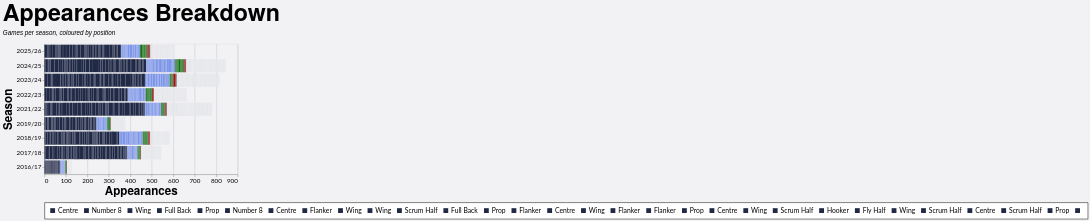

This figure's Vega-Lite source:
### Vega-Lite specification from a JSON file in a GitHub repository (floating-point values rounded to 4 significant figures; data arrays with more than 128 entries replaced by an {"elided": "..."} marker saying what was removed)
{"config": {"axis": {"labelFont": "Lato, sans-serif", "titleFont": "PT Sans Narrow, Helvetica Neue, Helvetica, Arial, sans-serif", "labelFontSize": 13, "titleFontSize": 24, "gridColor": "#202947", "gridOpacity": 0.2}, "header": {"labelFont": "PT Sans Narrow, Helvetica Neue, Helvetica, Arial, sans-serif", "titleFont": "PT Sans Narrow, Helvetica Neue, Helvetica, Arial, sans-serif", "labelFontSize": 24, "titleFontSize": 28, "labelFontWeight": "bold", "orient": "left"}, "legend": {"labelFont": "Lato, sans-serif", "titleFont": "PT Sans Narrow, Helvetica Neue, Helvetica, Arial, sans-serif", "labelFontSize": 14, "titleFontSize": 16, "titlePadding": 5, "fillColor": "white", "strokeColor": "black", "padding": 10, "titleFontWeight": "lighter", "titleFontStyle": "italic", "titleColor": "gray", "offset": 10}, "title": {"font": "PT Sans Narrow, Helvetica Neue, Helvetica, Arial, sans-serif", "fontSize": 48, "fontWeight": "bold", "anchor": "start", "align": "center", "titlePadding": 20, "subtitlePadding": 10, "subtitleFontSize": 13, "subtitleColor": "", "subtitleFontStyle": "italic", "offset": 15, "color": "black"}, "axisX": {"labelAngle": 0}, "facet": {"title": null, "header": null, "align": {"row": "each", "column": "each"}}, "resolve": {"scale": {"y": "independent", "facet": "independent"}}, "background": "#f2f1f4"}, "data": {"name": "data-ba7fdacf3f314774e83f9a8bb237617a"}, "mark": {"type": "bar"}, "encoding": {"color": {"field": "color_key", "legend": {"labelExpr": "split(datum.label, '|||')[1]", "orient": "bottom", "title": null}, "scale": {"domain": {"elided": "764 str values"}, "range": {"elided": "764 str values"}}, "type": "nominal"}, "tooltip": [{"field": "player", "title": "Player", "type": "nominal"}, {"field": "season", "title": "Season", "type": "nominal"}, {"field": "color_value", "title": "Position", "type": "nominal"}, {"aggregate": "sum", "field": "apps", "title": "Appearances", "type": "quantitative"}], "x": {"aggregate": "sum", "field": "apps", "title": "Appearances", "type": "quantitative"}, "y": {"field": "season", "sort": {"field": "season_sort", "op": "max", "order": "descending"}, "title": "Season", "type": "nominal"}}, "height": {"step": 30}, "title": {"text": "Appearances Breakdown", "subtitle": "Games per season, coloured by position"}, "width": 400, "$schema": "https://vega.github.io/schema/vega-lite/v5.20.1.json", "datasets": {"data-ba7fdacf3f314774e83f9a8bb237617a": {"elided": "2489 records"}}}
